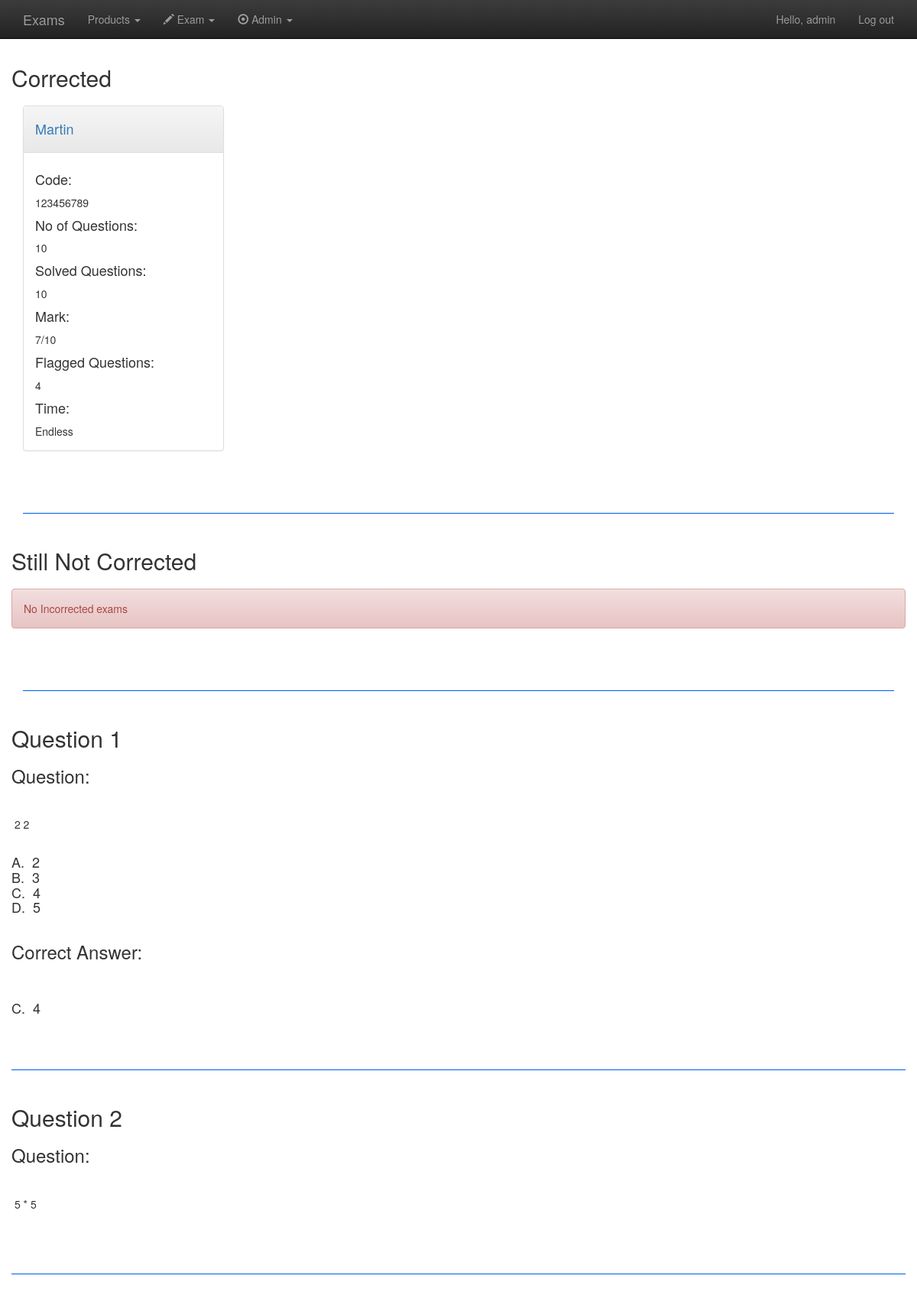
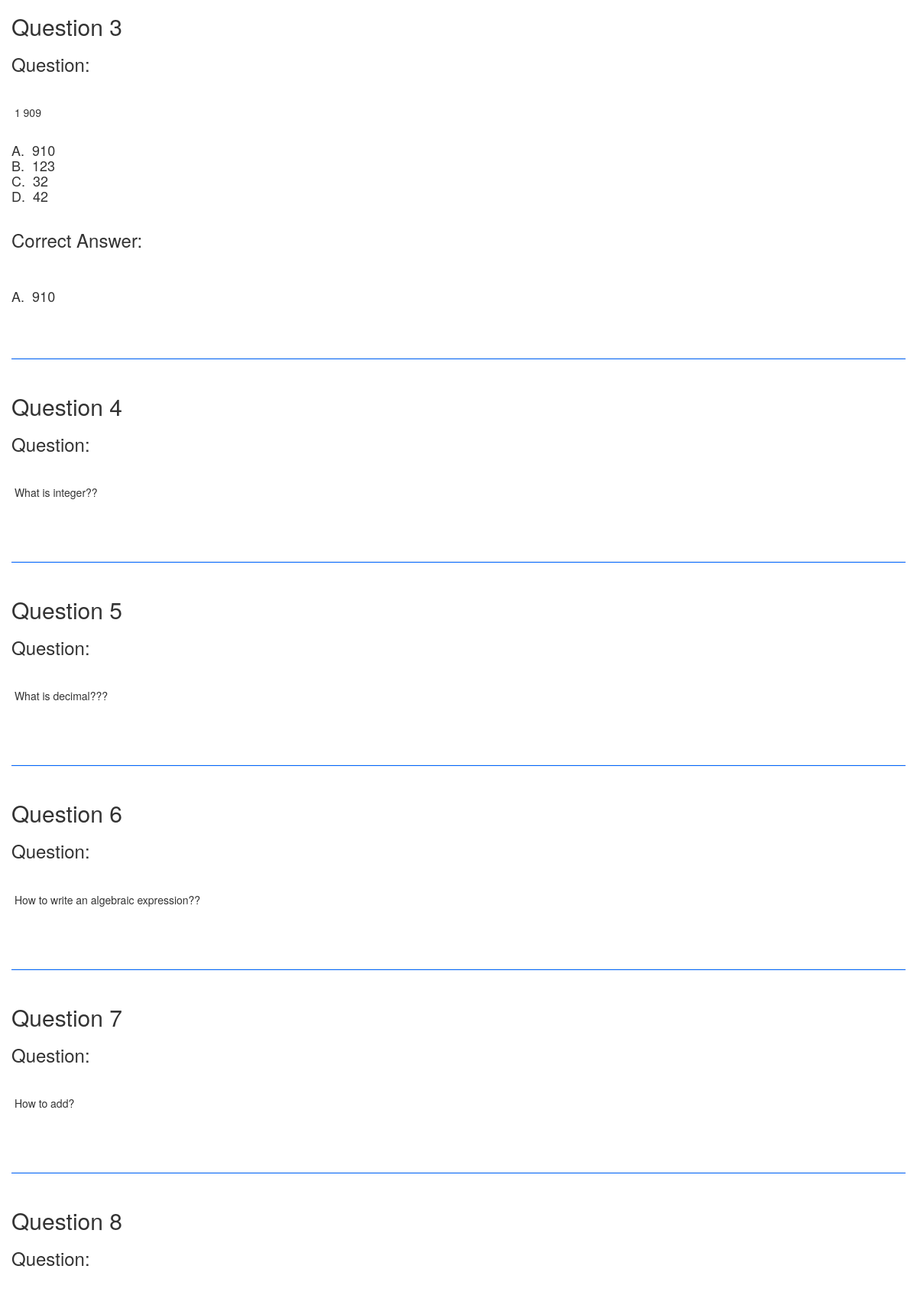
/viewexam.php?code=123456789 (signed in, upper part), run on the app's committed database (2 pictures, top to bottom).
### tables this page shows
CREATE TABLE `users` (
  `id` int(255) NOT NULL,
  `firstname` text NOT NULL,
  `lastname` text NOT NULL,
  `username` text NOT NULL,
  `email` text NOT NULL,
  `password` text NOT NULL,
  `date` date NOT NULL,
  `gender` text,
  `avatar` text NOT NULL,
  `user_pos` varchar(25) NOT NULL DEFAULT 'nor',
  `academic_year` varchar(50) NOT NULL,
  `school` varchar(50) NOT NULL,
  `current_exam_code` varchar(9) NOT NULL DEFAULT 'none',
  `current_exam_time` varchar(11) NOT NULL
);

CREATE TABLE `exam_finished` (
  `id` int(11) NOT NULL,
  `code` varchar(9) NOT NULL,
  `user` varchar(50) NOT NULL,
  `time` int(11) NOT NULL,
  `mark` varchar(11) NOT NULL
);

CREATE TABLE `exams` (
  `id` int(50) NOT NULL,
  `code` varchar(17) NOT NULL,
  `subject` varchar(25) NOT NULL,
  `acadmic_year` varchar(25) NOT NULL,
  `no_questions` int(3) NOT NULL,
  `no_examiners` int(50) NOT NULL,
  `no_current_examiners` int(11) NOT NULL,
  `added_by` varchar(50) NOT NULL,
  `time` int(11) DEFAULT NULL,
  `start` datetime DEFAULT NULL,
  `end` datetime DEFAULT NULL,
  `endless` tinyint(1) NOT NULL
);

CREATE TABLE `questions` (
  `id` int(50) NOT NULL,
  `question` text NOT NULL,
  `choice1` text,
  `choice2` text,
  `choice3` text,
  `choice4` text,
  `choose` int(1) NOT NULL DEFAULT '1',
  `drawing` int(1) NOT NULL DEFAULT '0',
  `is_text` int(1) NOT NULL DEFAULT '0',
  `code` varchar(9) NOT NULL,
  `choose_answer` int(1) DEFAULT NULL,
  `added_by` varchar(50) NOT NULL,
  `no` int(4) NOT NULL
);

### inc/headeruser.inc.php (called while the page is built, shortened)
<?php
include("inc/login/checklogin.inc.php");
include('inc/headerparts/head.php');
include('inc/headerparts/navigationbar.php');

### inc/login/checklogin.inc.php (called while the page is built, shortened)
<?php
include("inc/functions/functions.inc.php");
if (isset ( $_SESSION ['THEUSERLOGIN'] )) {
	$u = $_SESSION ['THEUSERLOGIN'];
	$getinfo = mysql_fetch_assoc(mysql_query("SELECT * FROM users WHERE username='$u'"));
	$fn = $getinfo['firstname'];
	$user_pos = $getinfo['user_pos'];
}
?>

### viewexam.php (the view, shortened to what this page needs)
<?php $title='View Your Exam'; include("inc/headeruser.inc.php");
$code = $_GET['code'];
$getQuestionsArray = mysql_query("SELECT * FROM questions WHERE code='$code'");
?>
<?php
$query = mysql_query("SELECT * FROM exam_finished WHERE mark!='still' AND code='$code'");
?>
<div class="row">
<h2>Corrected</h2>
<?php
while($row = mysql_fetch_assoc($query)){
    $code = $row['code'];
    $user = $row['user'];
    $assocexam = mysql_fetch_assoc(mysql_query("SELECT * FROM exams WHERE code='$code'"));
    $numanswers = mysql_num_rows(mysql_query("SELECT * FROM answers WHERE exam_code='$code' AND username='$user'"));
    $numflags = mysql_num_rows(mysql_query("SELECT * FROM flags WHERE code='$code' AND user='$user'"));
    $getFinishedRows = mysql_fetch_assoc(mysql_query("SELECT * FROM exam_finished WHERE user='$user' AND code='$code'"));
    if($getFinishedRows['mark'] == "still"){
        $mark = "Not Corrected";
    }else{
        $mark = $getFinishedRows['mark'].'/'.$assocexam['no_questions'];
    }
?>
    <div class="col-md-3">
        <div class='panel panel-default' style='width:100%;'>
            <div class='panel-heading'>
                <h4><a href="correct.php?user=<?php echo $user; ?>&code=<?php echo $code; ?>"><?php echo $user; ?></a></h4>
            </div>
            <div class='panel-body'>
            <h4>Code:</h4>
            <?php echo $row['code']; ?>
            <h4>No of Questions:</h4>
            <?php echo $assocexam['no_questions']; ?>
            <h4>Solved Questions:</h4>
            <?php echo $numanswers; ?>
            <h4>Mark:</h4>
            <?php echo $mark; ?>
            <h4>Flagged Questions:</h4>
            <?php echo $numflags; ?>
            <h4>Time:</h4>
            <?php
                if($assocexam['endless'] != 1){
                    $min = $row['time'];
                    $hour = floor($min / 60);
                    $currentmin = 0;
                    if($min >= 60){
                        $currentmin = $min - ($hour*60);
                    }else{
                        $currentmin = $min;
                    }
                    echo $hour.' hours '.$currentmin.' minutes';
                }else{
                    echo "Endless";
                }
            ?>
            </div>
        </div>
    </div>
<?php
}
?>
</div>
<br/><br/><hr style="background-color: #06F; height: 1px;" /><br/>
<?php
$query = mysql_query("SELECT * FROM exam_finished WHERE mark='still' AND code='$code'");
?>
<div class="row">
<h2>Still Not Corrected</h2>
<?php
if(mysql_num_rows($query) == 0){
    echo '<div class="alert alert-danger">No Incorrected exams</div>';
}
?>
</div>
<br/><br/><hr style="background-color: #06F; height: 1px;" /><br/>
<div class=row>
<?php
$i = 1;
while ($row = mysql_fetch_array($getQuestionsArray)) {
?>
    <h2>Question <?php echo $i; ?></h2>
    <h3>Question: </h3><br/>
    <?php echo $row['question']; ?><br/><br/>
    <?php
    if($row['choose'] == 1){?>
        <h4>
        <?php
        echo 'A. '.$row['choice1']."<br/>";
        echo 'B. '.$row['choice2']."<br/>";
        echo 'C. '.$row['choice3']."<br/>";
        echo 'D. '.$row['choice4']."<br/>";
        ?>
        </h4>
        <br/><h3>Correct Answer: </h3><br/>
        <h4>
        <?php
        if($row['choose_answer'] == 1){
            echo 'A. '.$row['choice1'];
        }
        if($row['choose_answer'] == 3){
            echo 'C. '.$row['choice3'];
        }
        ?>
        </h4>
        <?php
    }
    ?>
    <br/><br/><hr style="background-color: #06F; height: 1px;" /><br/>
<?php
    $i++;
}
?>
</div>
<?php include("inc/footer.inc.php"); ?>

### inc/headerparts/head.php (shortened to what this page needs)
<!DOCTYPE html>
<html lang="en">
<head>
    <?php include_css('bootstrap'); include_css('bootstrap-theme'); ?>
    <link type="text/css" rel="stylesheet" href="css/style.css" />
</head>
<body>

### inc/functions/functions.inc.php (shortened to what this page needs)
<?php
function include_css($filename)
{
    echo '<link type="text/css" rel="stylesheet" href="css/'.$filename.'.css" />';
}
?>

### inc/headerparts/navigationbar.php (shortened to what this page needs)
<div class="navbar navbar-inverse navbar-fixed-top" id="navigationbar">
    <div class="container">
        <div class="navbar-header">
            <a class="navbar-brand" href="index.php">Exams</a>
        </div>
        <div class="navbar-collapse collapse">
            <ul class="nav navbar-nav">
                <li class="dropdown">
						<a href="#" class="dropdown-toggle" data-toggle="dropdown">Products <b class="caret"></b></a>
            </li>
                <?php if($u != ''){?>
                <li class="dropdown">
                    <a href="#" class="dropdown-toggle" data-toggle="dropdown">
                        <span class="glyphicon glyphicon-pencil"></span> Exam
                        <b class="caret"></b>
                    </a>
                </li>
                <?php if($user_pos == "admin"){ ?>
                <li class="dropdown">
                    <a href="#" class="dropdown-toggle" data-toggle="dropdown">
                        <span class="glyphicon glyphicon-record"></span> Admin
                        <b class="caret"></b>
                    </a>
                </li>
                <?php
                      }
                    } ?>
            </ul>
            <ul class="nav navbar-nav navbar-right">
                <?php if($u != ''){?>
                <li><a href="profile.php">Hello, <?php echo $fn; ?></a></li>
                <li><a href="logout.php">Log out</a></li>
                <?php }else{ ?>
                <li><a href="index.php">Login</a></li>
                <li><a href="register.php">Register</a></li>
                <?php } ?>
            </ul>
        </div>
    </div>
</div>
<br/><br/><br/><br/>
<div class="container body-content">

### inc/footer.inc.php (shortened to what this page needs)
<br><br><br>
<?php
include('inc/headerparts/foot.php');
?>

### inc/headerparts/foot.php (shortened to what this page needs)
<br/><br/><br/>
</div>
</body>
</html>

### data on the page
users: firstname "admin"
exam_finished: user "Martin", code "123456789", exams.no_questions "10", numanswers "10", mark.no_questions "7/10", numflags "4"
questions: question "2 2", choice1 "2", choice2 "3", choice3 "4", choice4 "5"
questions: question "5 * 5"
questions: question "1 909", choice1 "910", choice2 "123", choice3 "32", choice4 "42"
questions: question "What is integer??"
questions: question "What is decimal???"
questions: question "How to write an algebraic expression??"
questions: question "How to add?"
